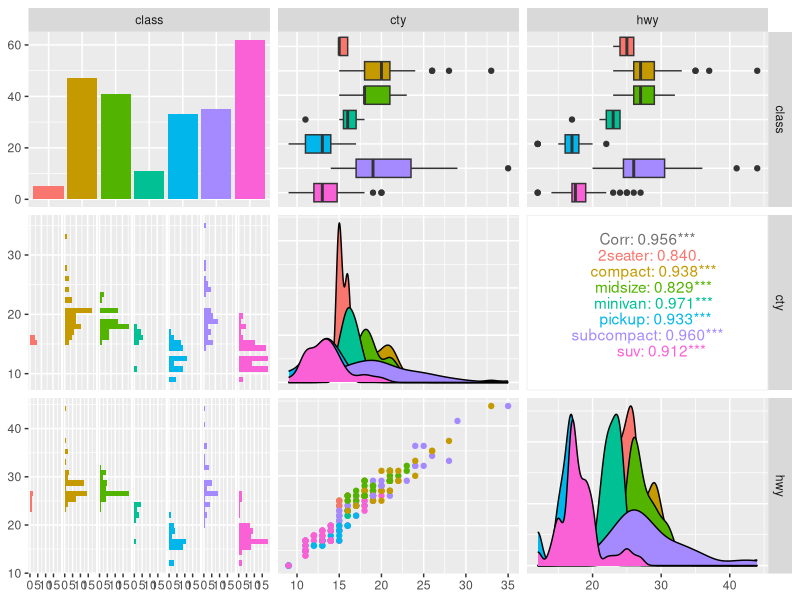

Source code (R): (Note: this script raises an error after producing the figure.)
## ---- chunk 1
library(ggplot2)
library(tidyverse)
library(GGally)
#library(nycflights13)
## ---- chunk 2
# select is for columns only
mpg %>% select(class, hwy, cty)

#using select and GGally
mpg %>% select(class, cty, hwy) %>% ggpairs(aes(color=class))

#fifa dataset
fifa %>% select(Finishing, BallControl, ShotPower) %>% ggpairs()

fifa %>% filter(Preferred.Foot=="Right" | Preferred.Foot=="Left") %>% 
  select(Finishing, BallControl, ShotPower, Preferred.Foot) %>% 
  ggpairs(aes(color=Preferred.Foot))

unique(fifa)

## ---- chunk 3
#use mutate to create new variables
mpgDiff = mpg %>% mutate(diffHC = hwy-cty)
mpgDiff

#making a graph using ggplot2 and mutate
mpg %>% mutate(diffHC= hwy - cty) %>% ggplot(aes(x=displ, y=diffHC)) + geom_point()

#coloring the scatter plot
mpg %>% mutate(diffHC= hwy - cty) %>% ggplot(aes(x=displ, y=diffHC, color=class)) + geom_point()

## ---- chunk 4
#summary chart of the mean city mpg, for each class
mpg %>% group_by(class) %>% summarize(meanCTY = mean(cty), count = n())

#group by with 2 variables, class first, and then year within class
mpg %>% group_by(class, year) %>% summarize(meanCTY = mean(cty), count = n())

#stat-identity 
mpg %>% group_by(class) %>% summarize(sum(cty))

#fifa, mean function has na.rm, which removes NAs then takes the mean.
fifa %>% filter(!is.na(BallControl)) %>% group_by(Position) %>% summarize(meanBC = mean(BallControl), count = n()) %>% ggplot(aes(x=Position, y=meanBC)) + geom_col()

#using arrange for quick EDA
fifa %>% filter(!is.na(BallControl)) %>% group_by(Position) %>% summarize(meanBC = mean(BallControl), count = n()) %>% arrange(meanBC) %>% print(n=28)

